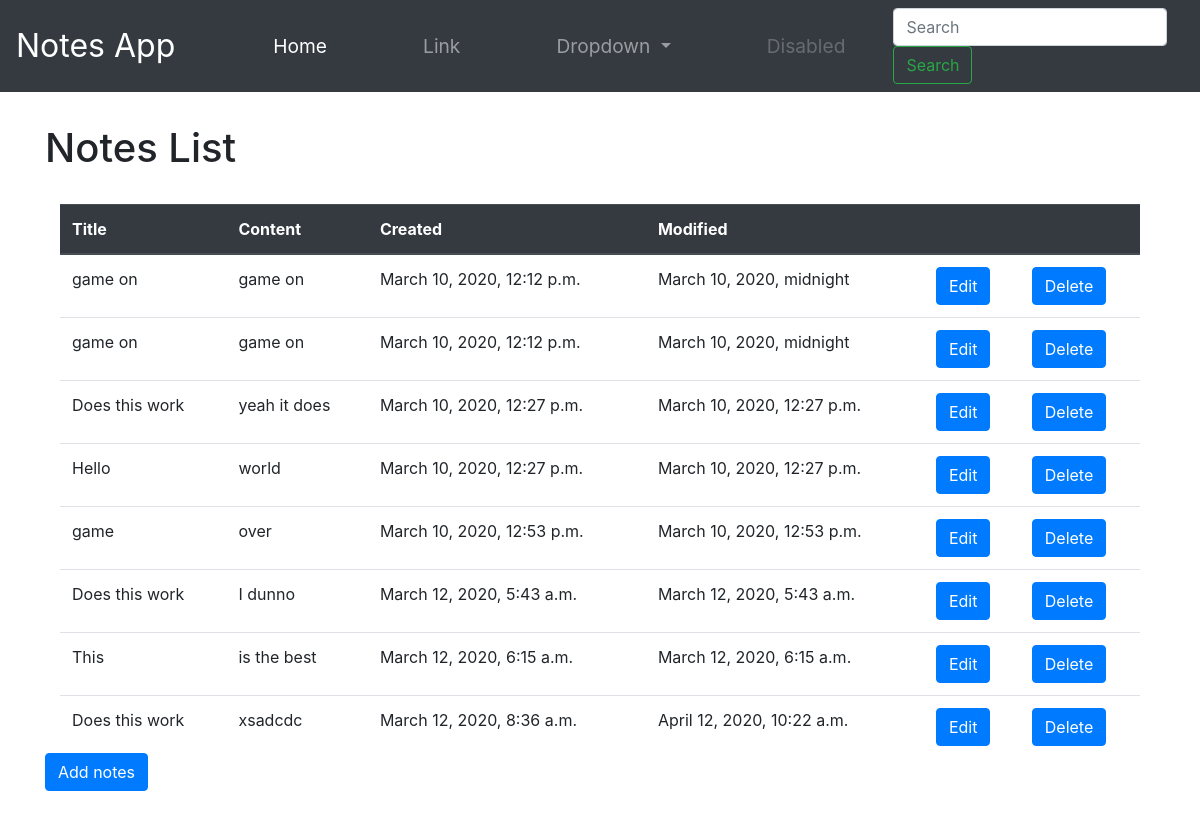
Screenshot of /notesApp/details/ (signed in) with the database file from the repository.
### notesApp/models.py (models this page shows, shortened)
class Notes(models.Model):
    title              = models.CharField(max_length=120)#max-field required
    content            = models.TextField(blank=True,null=False)
    createdDate        = models.DateTimeField('Created')
    modifiedDate       = models.DateTimeField('Modified')

### notesApp/views.py (the view)
# urls.py: path('details/', listNotes,name='listNotes'),
def listNotes(request):
    if request.user.is_authenticated:
        if request.method=='POST':
            return redirect('add/')
        querySet=Notes.objects.all()
        context={
            'objList':querySet,
        }
        return render(request,'notesApp/listNotes.html',context)
    else:
        return HttpResponse('Unauthorized access')

### notesApp/templates/notesApp/listNotes.html (shortened to what this page needs)
{% extends 'notesApp/notesAppBase.html' %}
{% block body %}
<h1>Notes List</h1>
<div class="container" id='tableDiv'>
    <table class='table'>
        <thead class="thead-dark">
            <div class='imp'>
                <tr>
                    <th>Title</th>
                    <th>Content</th>
                    <th>Created</th>
                    <th>Modified</th>
                    <th></th>
                    <th></th>
                </tr>
            </div>
        </thead>
        <tbody>
            {% for obj in objList %}
            <tr>
                <td>{{ obj.title }}</td>
                <td>{{ obj.content }}</td>
                <td>{{ obj.createdDate }}</td>
                <td>{{ obj.modifiedDate }}</td>
                <td>
                    <button  onclick="location.href='modify/{{ obj.id }}'" class="btn btn-primary">Edit</button>
                </td>
                <td>
                    <button  onclick="location.href='delete/{{ obj.id }}'" class="btn btn-primary">Delete</button>
                </td>
            </tr>
            {% endfor %}
        </tbody>
    </table>
</div>
<form method='POST'>
    <button class='btn btn-primary' type='submit'>
        Add notes
    </button>
</form>
{% endblock %}

### notesApp/templates/notesApp/notesAppBase.html (shortened to what this page needs)
<!DOCTYPE html>
<html lang="en">
<head>
    <link rel="stylesheet" href="https://stackpath.bootstrapcdn.com/bootstrap/4.4.1/css/bootstrap.min.css"
>
</head>
<body>
    <header>
        <nav class="navbar navbar-expand-lg navbar-dark bg-dark">
                <a class="navbar-brand" href="#">Notes App</a>
                <div class="collapse navbar-collapse" id="navbarSupportedContent">
                  <ul class="navbar-nav mr-auto">
                    <li class="nav-item active">
                      <a class="nav-link" href="#">Home <span class="sr-only">(current)</span></a>
                    </li>
                    <li class="nav-item">
                      <a class="nav-link" href="#">Link</a>
                    </li>
                    <li class="nav-item dropdown">
                      <a class="nav-link dropdown-toggle" href="#" id="navbarDropdown" role="button" data-toggle="dropdown" aria-haspopup="true" aria-expanded="false">
                        Dropdown
                      </a>
                    </li>
                    <li class="nav-item">
                      <a class="nav-link disabled" href="#" tabindex="-1" aria-disabled="true">Disabled</a>
                    </li>
                  </ul>
                  <form class="form-inline my-2 my-lg-0">
                    <input class="form-control mr-sm-2" type="search" placeholder="Search" aria-label="Search">
                    <button class="btn btn-outline-success my-2 my-sm-0" type="submit">Search</button>
                  </form>
                </div>
              </nav>
    </header>
    <div class="container">
        {% block body %}
        {% endblock %}
    </div>
</body>
</html>

### notesApp/templates/notesApp/listNotes.html (style rules this page uses)
#tableDiv { height: 50vh; overflow-y: scroll; }
th { top:0; position:sticky; }
h1 { margin:2rem 0; }

### notesApp/templates/notesApp/notesAppBase.html (style rules this page uses)
.navbar-brand { font-size: 2rem; margin-right:50px; }
.nav-link { font-size:1.2rem; margin-left: 40px; margin-right: 40px; }
header { top:0; position:sticky; z-index: 1000; }

### rows the page displays
Notes: title "game on", content "game on", createdDate "March 10, 2020, 12:12 p.m.", modifiedDate "March 10, 2020, midnight"
Notes: title "game on", content "game on", createdDate "March 10, 2020, 12:12 p.m.", modifiedDate "March 10, 2020, midnight"
Notes: title "Does this work", content "yeah it does", createdDate "March 10, 2020, 12:27 p.m.", modifiedDate "March 10, 2020, 12:27 p.m."
Notes: title "Hello", content "world", createdDate "March 10, 2020, 12:27 p.m.", modifiedDate "March 10, 2020, 12:27 p.m."
Notes: title "game", content "over", createdDate "March 10, 2020, 12:53 p.m.", modifiedDate "March 10, 2020, 12:53 p.m."
Notes: title "Does this work", content "I dunno", createdDate "March 12, 2020, 5:43 a.m.", modifiedDate "March 12, 2020, 5:43 a.m."
Notes: title "This", content "is the best", createdDate "March 12, 2020, 6:15 a.m.", modifiedDate "March 12, 2020, 6:15 a.m."
Notes: title "Does this work", content "xsadcdc", createdDate "March 12, 2020, 8:36 a.m.", modifiedDate "April 12, 2020, 10:22 a.m."
